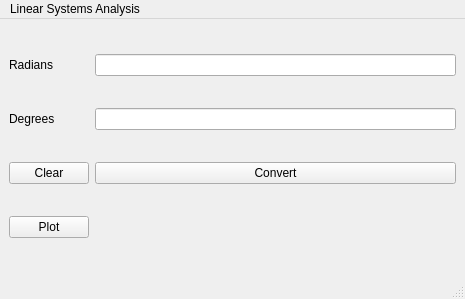
<?xml version="1.0" encoding="UTF-8"?>
<ui version="4.0">
 <class>GUI</class>
 <widget class="QMainWindow" name="GUI">
  <property name="geometry">
   <rect>
    <x>0</x>
    <y>0</y>
    <width>465</width>
    <height>299</height>
   </rect>
  </property>
  <property name="windowTitle">
   <string>Linear Systems Analysis</string>
  </property>
  <widget class="QWidget" name="centralwidget">
   <property name="sizePolicy">
    <sizepolicy hsizetype="Maximum" vsizetype="Maximum">
     <horstretch>0</horstretch>
     <verstretch>0</verstretch>
    </sizepolicy>
   </property>
   <layout class="QGridLayout" name="gridLayout">
    <item row="1" column="1">
     <widget class="QLineEdit" name="inputEdit"/>
    </item>
    <item row="0" column="1">
     <widget class="QLineEdit" name="outputEdit"/>
    </item>
    <item row="4" column="1">
     <widget class="QPushButton" name="convertButton">
      <property name="text">
       <string>Convert</string>
      </property>
     </widget>
    </item>
    <item row="0" column="0">
     <widget class="QLabel" name="label">
      <property name="text">
       <string>Radians</string>
      </property>
     </widget>
    </item>
    <item row="1" column="0">
     <widget class="QLabel" name="label_2">
      <property name="text">
       <string>Degrees</string>
      </property>
     </widget>
    </item>
    <item row="4" column="0">
     <widget class="QPushButton" name="clearButton">
      <property name="text">
       <string>Clear</string>
      </property>
     </widget>
    </item>
    <item row="5" column="0">
     <widget class="QPushButton" name="plotButton">
      <property name="text">
       <string>Plot</string>
      </property>
     </widget>
    </item>
   </layout>
  </widget>
  <widget class="QMenuBar" name="menubar">
   <property name="geometry">
    <rect>
     <x>0</x>
     <y>0</y>
     <width>465</width>
     <height>25</height>
    </rect>
   </property>
   <widget class="QMenu" name="menuMeters_to_Feet">
    <property name="title">
     <string>Linear Systems Analysis</string>
    </property>
   </widget>
   <addaction name="menuMeters_to_Feet"/>
  </widget>
  <widget class="QStatusBar" name="statusbar"/>
 </widget>
 <resources/>
 <connections/>
</ui>
